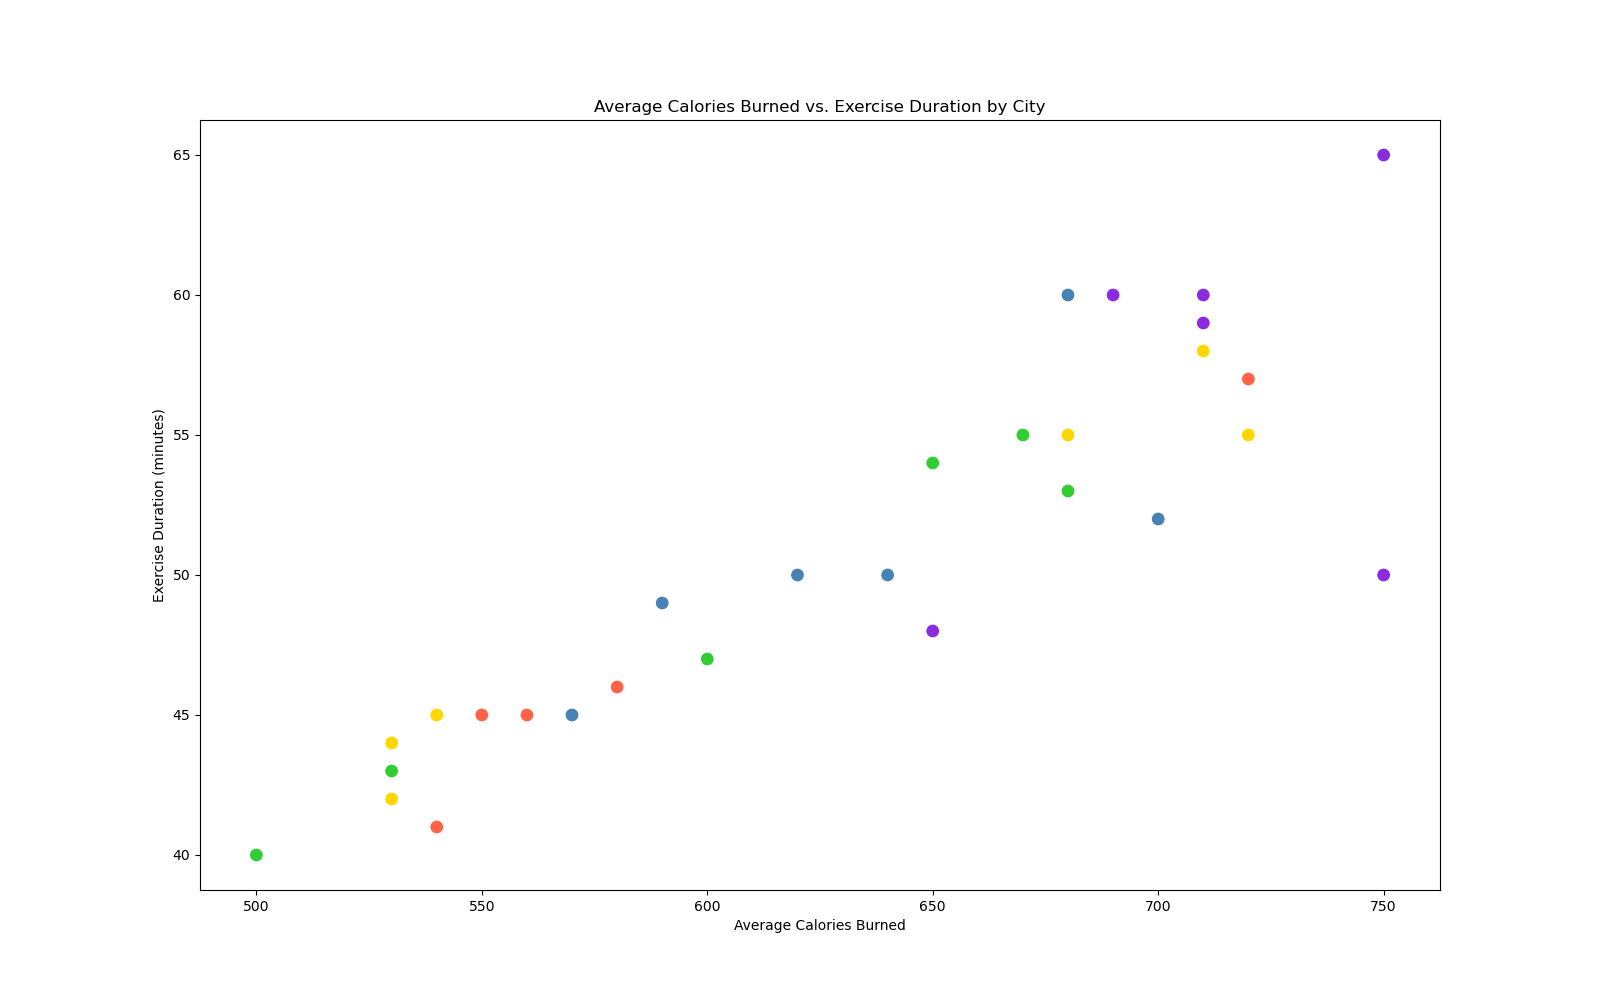

This chart was generated by the following Python code:

import pandas as pd
import seaborn as sns
import matplotlib.pyplot as plt

data = {
    "City": ["New York", "Los Angeles", "Chicago", "Houston", "Phoenix", 
             "Philadelphia", "San Antonio", "San Diego", "Dallas", "San Jose",
             "Austin", "Jacksonville", "Fort Worth", "Columbus", "Charlotte",
             "Indianapolis", "Seattle", "Denver", "Boston", "El Paso",
             "Detroit", "Nashville", "Memphis", "Portland", "Las Vegas", 
             "Louisville", "Baltimore", "Milwaukee", "Albuquerque", "Tucson"],
    "AverageCaloriesBurned": [550, 680, 500, 720, 750, 
                              600, 700, 670, 710, 690, 
                              720, 640, 680, 530, 650, 
                              560, 620, 600, 530, 710, 
                              540, 590, 650, 540, 750, 
                              580, 570, 530, 680, 710],
    "ExerciseDuration": [45, 60, 40, 55, 50, 
                         47, 52, 55, 58, 60, 
                         57, 50, 53, 42, 48, 
                         45, 50, 47, 44, 59, 
                         41, 49, 54, 45, 65, 
                         46, 45, 43, 55, 60]
}

# Create a DataFrame
df = pd.DataFrame(data)

# Set the dimensions of the plot
plt.figure(figsize=(16, 10))

# Create the scatter plot with a custom color palette
scatter_plot = sns.scatterplot(x="AverageCaloriesBurned", y="ExerciseDuration", data=df, s=100,
                               palette=["#FF6347", "#4682B4", "#32CD32", "#FFD700", "#8A2BE2"],
                               hue="City", legend=False)

# Set the title and labels of the plot
scatter_plot.set_title("Average Calories Burned vs. Exercise Duration by City")
scatter_plot.set_xlabel("Average Calories Burned")
scatter_plot.set_ylabel("Exercise Duration (minutes)")

# Show the plot
plt.show()
